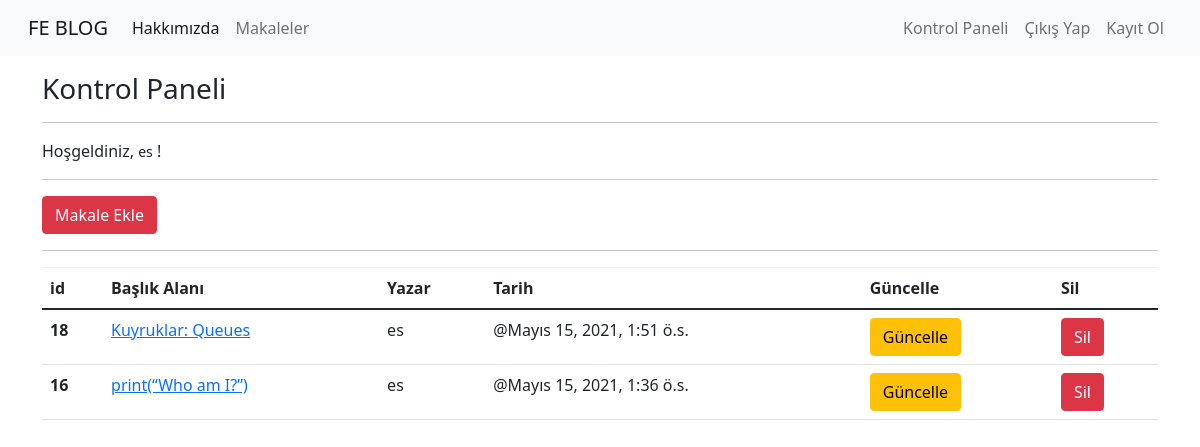
Screenshot of /articles/dashboard/ (signed in) with the database file from the repository.
### article/models.py (models this page shows, shortened)
class Article(models.Model):
    author = models.ForeignKey("auth.User", on_delete = models.CASCADE, verbose_name="Yazar")
    title = models.CharField(max_length=50, verbose_name="Makale Başlığı")
    content = RichTextField()
    created_date = models.DateTimeField(auto_now_add=True, verbose_name="Oluşturulma Tarihi")
    article_image = models.FileField(blank=True, null=True, verbose_name="Makaleye Fotoğraf Ekleyin")
    class Meta:
        ordering = ['-created_date']

### article/views.py (the view)
# urls.py: path('dashboard/', views.dashboard, name="dashboard"),
@login_required(login_url= "user:login")
def dashboard(request):
    articles = Article.objects.filter(author = request.user)
    context = {
        "articles" : articles
    }
    return render(request, 'dashboard.html', context)

### templates/dashboard.html
{% extends 'layout.html' %}
{% block body %}
<h3>Kontrol Paneli</h3>
<hr>
<p>
    Hoşgeldiniz, <small>{{request.user.username}}</small> !
</p>
<hr>
<a href="/articles/addarticle" class="btn btn-danger">Makale Ekle</a>
<hr>
{% if articles %}
    <table class="table">
    <thead>
      <tr>
        <th scope="col">id</th>
        <th scope="col">Başlık Alanı</th>
        <th scope="col">Yazar</th>
        <th scope="col">Tarih</th>
        <th scope="col">Güncelle</th>
        <th scope="col">Sil</th>
      </tr>
    </thead>
    <tbody>
        {% for article in articles %}
        <tr>
            <th scope="row">{{ article.id }}</th>
            <td> <a href="/articles/article/{{ article.id }}">{{ article.title }} </a></td>
            <td>{{ article.author.username }}</td>
            <td>@{{ article.created_date }}</td>
            <td><a href="/articles/update/{{ article.id }}" class="btn btn-warning">Güncelle</a></td>
            <td><a href="/articles/delete/{{ article.id }}" class="btn btn-danger">Sil</a></td>
          </tr>
        {% endfor %}
    </tbody>
  </table>
{% else %}
    <div class ="alert aler-danger">Henüz bir makale oluşturmadınız !</div>
{% endif %}
{% endblock body %}

### rows the page displays
Article: id "18", title "Kuyruklar: Queues", author.username "es", created_date "Mayıs 15, 2021, 1:51 ö.s."
Article: id "16", title "print(“Who am I?”)", author.username "es", created_date "Mayıs 15, 2021, 1:36 ö.s."

### other values shown
{{ request.user.username }} "es"
